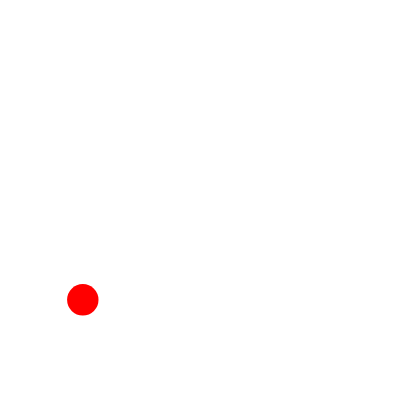
Frame 1 (no input)
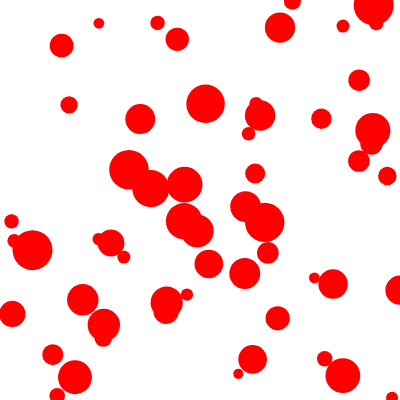
Frame 60 (no input)
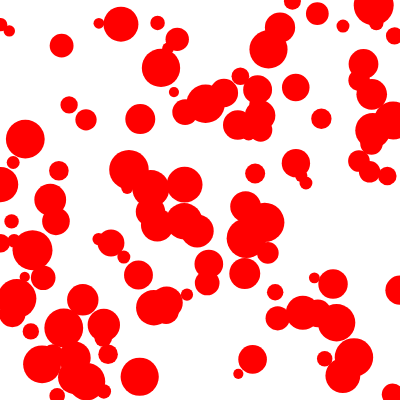
Frame 120 (the mouse pressed at the canvas centre since frame 60)

The p5.js sketch that drew these frames (run headless with seeded random() and noise() and a simulated clock; from frame 60 on, the mouse is pressed at the canvas centre):

// p5.js sketch
// ── sketch.js
function setup() {
  createCanvas(400, 400);
  noStroke();
}

function draw() {
  var amplee= random(10,40);
  background(255,0);
  fill(255,0,0);
  ellipse(random(400), random(400), amplee,amplee);
}
